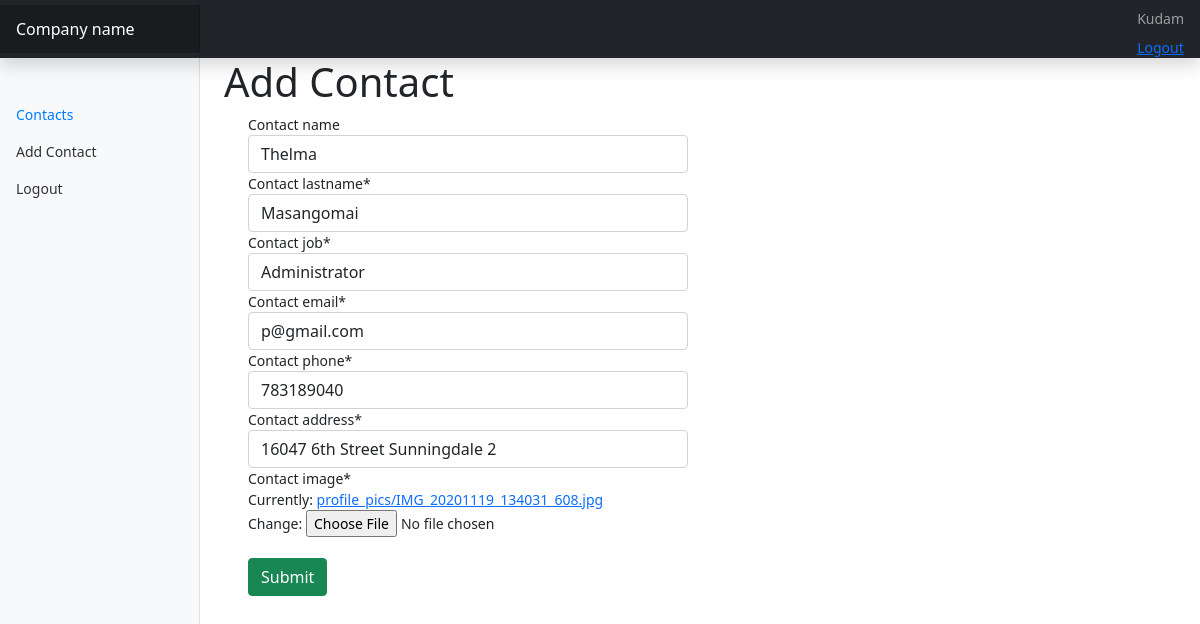
The page /edit_contact/2/ (signed in) on the database its author committed.
### main/models.py (models this page shows, shortened)
class contacts(models.Model):
    userid = models.ForeignKey(User,on_delete=models.CASCADE)
    contact_name = models.CharField(max_length=100, blank=True, null=True)
    contact_lastname = models.CharField(max_length=100)
    contact_job = models.CharField(max_length=100,default='')
    contact_email = models.EmailField(max_length=100)
    contact_phone = models.PositiveIntegerField(unique= True)
    contact_address = models.CharField(max_length=100)
    contact_image = models.ImageField(default='default.jpg' ,upload_to ='profile_pics')
    class Meta:
        ordering =['contact_name']
    '''def clean(self):

        if self.contact_address != 'Sunningdale':
            raise ValidationError('we only want sunngindale people')
        return self.clean_data'''

### main/views.py (the view, shortened to what this page needs)
# urls.py: path('edit_contact/<int:pk>/',EditContactView.as_view(),name='edit-contact'),
class EditContactView(LoginRequiredMixin,UserPassesTestMixin,SuccessMessageMixin,UpdateView):
    model = contacts
    form_class = AddContactForm
    template_name = 'main/add-contacts.html'
    success_message = 'Contact successfully Updated'
    def test_func(self):
        contact = self.get_object()
        if self.request.user == contact.userid:
            return True
        return False

### main/forms.py
class AddContactForm(forms.ModelForm):
    class Meta:
        model = contacts
        fields ='__all__'
        exclude = ['userid']

### main/templates/main/add-contacts.html (shortened to what this page needs)
{% extends "main/base/base.html" %}
{% load crispy_forms_tags %}
{% block content %}
<h1>Add Contact</h1>
<form method="POST" enctype="multipart/form-data" autocomplete="off">
     <div class="container">
  <div class="row">
    <div class="col">
     {{ form|crispy }}
<br/>
      <button type="submit" class="btn btn-success">Submit</button>
    </div>
    <div class="col">
    </div>
  </div>
</div>
    {% endblock content %}

### main/templates/main/base/base.html (shortened to what this page needs)
{% load static %}
<html>
<head>
<link rel="stylesheet" type="text/css" href="{% static 'main/css/bootstrap.css' %}">
<link rel="stylesheet" type="text/css" href="{% static 'main/css/bootstrap.min.css' %}">
<link rel="stylesheet" type="text/css" href="{% static 'main/css/header.css' %}">
<link rel="stylesheet" type="text/css" href="{% static 'main/css/icons.css' %}">
<link rel="stylesheet" type="text/css" href="{% static 'main/css/contacts.css' %}">
</head>
<body>
<nav class="navbar navbar-dark sticky-top bg-dark flex-md-nowrap p-0 shadow">
  <a class="navbar-brand col-md-3 col-lg-2 mr-0 px-3" href="#">Company name</a>
  <ul class="navbar-nav px-3">
  	 <li class="nav-item text-nowrap">
      {% if user.is_authenticated %}
      <a class="nav-link" href="#">{{user.username|capfirst }}</a>
    </li>
    <li class="nav-item text-nowrap">
      <a href="{% url 'logout' %}">Logout</a>
    </li>
  </ul>
     {% endif %}
</nav>
<div class="container-fluid">
  <div class="row">
    <nav id="sidebarMenu" class="col-md-3 col-lg-2 d-md-block bg-light sidebar collapse">
      <div class="sidebar-sticky pt-5">
        <ul class="nav flex-column">
          <li class="nav-item">
            <a class="nav-link active" href="{% url 'contacts' %}">
              Contacts
            </a>
          </li>
          <li class="nav-item">
             <a class="nav-link" href="{% url 'add-contacts' %}">
             Add Contact
            </a>
          </li>
          <li class="nav-item">
            <a class="nav-link" href="{% url 'logout' %}">
              Logout
            </a>
          </li>
        </ul>
      </div>
    </nav>
    <main role="main" class="col-md-9 ms-sm-auto col-lg-10 px-md-4">
      {% block content %}
      {% endblock content %}
    </main>
  </div>
</div>
</body>
</html>

### main/static/main/css/header.css (style rules this page uses)
body { font-size: .875rem; }
.sidebar { position: fixed; top: 0; bottom: 0; left: 0; z-index: 100; padding: 48px 0 0; box-shadow: inset -1px 0 0 rgba(0, 0, 0, .1); }
.sidebar-sticky { position: relative; top: 0; height: calc(100vh - 48px); padding-top: .5rem; overflow-x: hidden; overflow-y: auto; }
.sidebar .nav-link { font-weight: 500; color: #333; }
.sidebar .nav-link.active { color: #007bff; }
.navbar-brand { padding-top: .75rem; padding-bottom: .75rem; font-size: 1rem; background-color: rgba(0, 0, 0, .25); box-shadow: inset -1px 0 0 rgba(0, 0, 0, .25); }

### rows shown on the page
contacts: contact_name "Thelma", contact_lastname "Masangomai", contact_job "Administrator", contact_email "p@gmail.com", contact_phone "783189040", contact_address "16047 6th Street Sunningdale 2"

### other values the page prints
{{ user.username|capfirst }} "Kudam"
